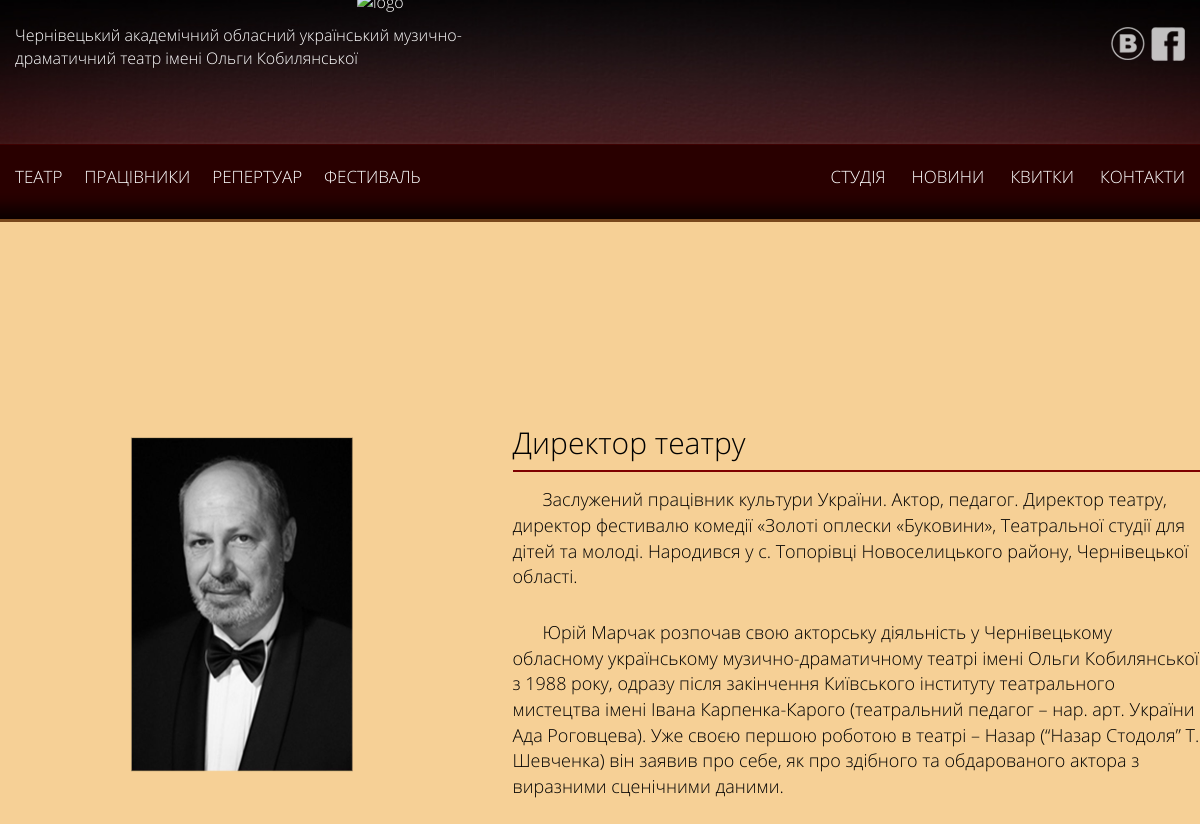
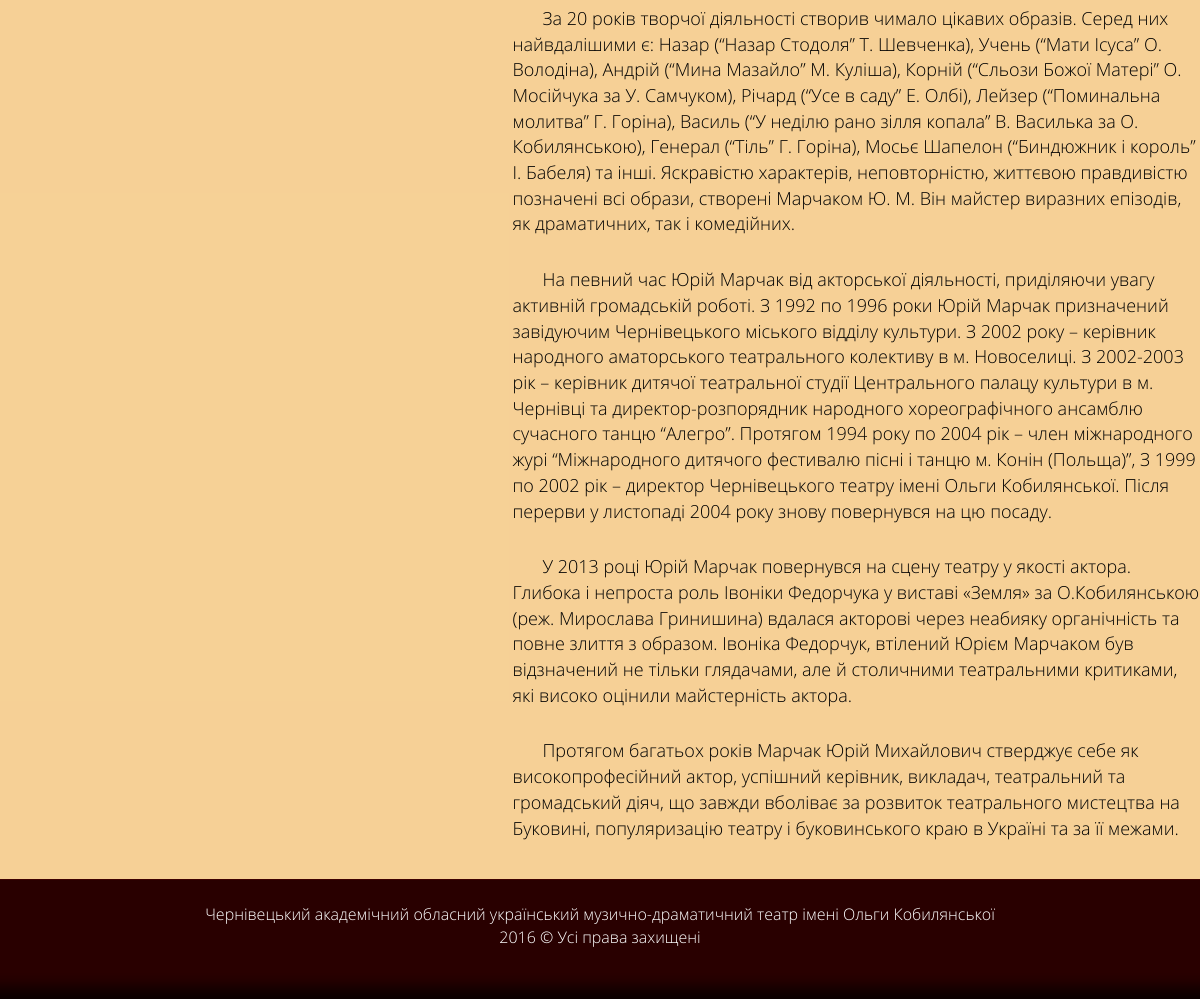
/pages/team-person.php?id=1, run on the app's committed database (2 pictures, top to bottom).
### tables this page shows
CREATE TABLE IF NOT EXISTS `dt_actors` (
  `id` int(11) NOT NULL AUTO_INCREMENT,
  `name` text NOT NULL,
  `photo` text NOT NULL,
  `posada` text NOT NULL,
  `txt` text NOT NULL,
  `id_n` int(11) NOT NULL,
  `sort` int(11) NOT NULL,
  PRIMARY KEY (`id`)
);

CREATE TABLE IF NOT EXISTS `dt_photo` (
  `id` int(11) NOT NULL AUTO_INCREMENT,
  `photo` varchar(255) NOT NULL,
  `id_act` int(11) NOT NULL,
  `id_vist` int(11) NOT NULL,
  `id_new` int(11) NOT NULL,
  `category` varchar(255) NOT NULL,
  PRIMARY KEY (`id`)
);

### pages/team-person.php (the view, shortened to what this page needs)
<?php
include 'header.php';
include 'top-line-menu.php';
$db1 = Db::getConnection();
$id = $_GET["id"];
$result = $db1->query("SELECT
  dt_actors.name,
  dt_actors.posada,
  dt_actors.txt,
  dt_photo.photo
  FROM dt_actors
  INNER JOIN dt_photo
  ON dt_actors.id=dt_photo.id_act
  WHERE dt_actors.id='$id'");
$result->setFetchMode(PDO::FETCH_ASSOC);
$worker = $result->fetch();
?>
<section class="theatre parallax-window-news" data-parallax="scroll" data-image-src="/img/news/news-bg.jpg">
  <div class='personal-inf'>
    <div class='row' id='director'>
      <div class='col-md-5 col-sm-5'>
        <figure class='team'>
          <img src='/pages/img/<?php echo $worker["photo"] ?>' height='335' width='223' alt='photo' />
        </figure>
      </div>
      <div class='col-md-7 col-sm-7'>
        <div class='personal-inf-block'>
          <article><?php echo $worker["posada"] ?></article>
          <hr>
          <p><?php echo $worker["txt"]?></p>
          <br>
        </div>
      </div>
    </div>
  </div>
</section>
<?php include 'footer.php' ?>

### main.css (style rules this page uses)
body { background-color: #000; color: #fff; font-family: "OpenSansLight", sans-serif, arial; font-size: 14px; }
p { margin: 0; }
div { display: block; }
header, section, article, footer { width: 100%; min-height: 100px; height: auto; }
section.theatre { min-height: 600px; height: 100%; background-repeat: no-repeat; background-size: cover; background-position: center top; border-top: 3px #78481D solid; position: relative; }
section.theatre:before { content: ""; width: 100%; height: 100%; position: absolute; top: 0; left: 0; background-color: rgba(254, 216, 154, 0.8); z-index: -1; }
figure.team { width: 100%; height: auto; margin: 5px auto; padding: 20px 2px 20px 2px; text-align: center; line-height: 17px; letter-spacing: 1px; position: relative; }
figure.team img { max-width: 223px; height: auto; margin-bottom: 10px; }
.personal-inf { width: auto; height: auto; margin-top: 190px; }
.personal-inf-block { color: #000; padding-top: 10px; }
.personal-inf-block article { min-height: 10px; font-size: 30px; }
.personal-inf-block p { text-indent: 30px; font-size: 18px; padding: 15px 0; }
.personal-inf-block hr { width: 100%; border: none; background-color: #7E0000; height: 2px; margin: 5px 0 0 0; }

### slider.css (style rules this page uses)
* { margin: 0; padding: 0; }
body { background: #ccc; }

### pages/css/style.css (style rules this page uses)
* { font-size: 16px; }

### pages/css/fullcalendar.css (style rules this page uses)
body { background: #d6b686; }

### data on the page
dt_actors: dt_photo.photo (picture), posada "Директор театру", txt "Заслужений працівник культури України. Актор, педагог. Директор театру, директор фестивалю комедії «Золоті оплески «Буковини», Театральної студії для дітей та молоді. Народився у с. Топорівці Новоселицького району, Чернівецької області. Юрій Марчак розпочав свою акторську діяльність у Чернівецькому обласному українському музично-драматичному театрі імені Ольги Кобилянської з 1988 року, одразу після закінчення Київського інституту театрального мистецтва імені Івана Карпенка-Карого (театральний педагог – нар. арт. України Ада Роговцева). Уже своєю першою роботою в театрі – Назар (“Назар Стодоля” Т. Шевченка) він заявив про себе, як про здібного та обдарованого актора з виразними сценічними…"
